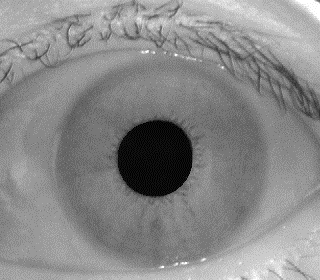
%> input picture iris.tif, 320 x 280 px
$ octave A1.m   (GNU Octave 9; MATLAB toolbox functions it lacks are replaced by stand-ins)
%> lines starting %> are read from the running program, lines starting %| are printed output that depends on the picture
F=imread('iris.tif');
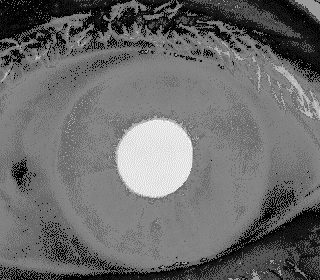
%> F: size 280x320 uint8; min 2, max 244, mean 106.9
[row,col]=size(F);
%> row = 280; col = 320
max=double(F(1,1))+1;
%> max = 107
for i=1:row
    for j=1:col
        k=double(F(i,j))+1;
if max<k
max=k;
end
    end
end
%> after the loop, max = 245

a=30;
b=40;
if b>max
    disp('范围不能大于最大值');
end
c=100;
d=180;
if d>256 %判断d是否超过256
    disp('范围不能超过255');
end
G=zeros(row,col);
for i=1:row
    for j=1:col
      k=double(F(i,j))+1;
        if k<a
    G(i,j)=(c/a)*F(i,j);
        elseif k<b
    G(i,j)=((d-c)/(b-a))*(F(i,j)-a)+c;
        else
    G(i,j)=((255-d)/(max-b))*(F(i,j)-b)+d;
        end
    end
end
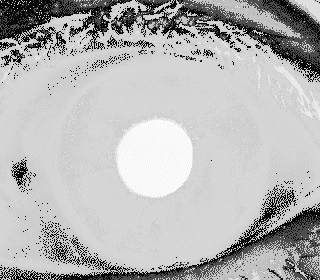
%> G: size 280x320 double; min 7, max 255, mean 180.9
out=uint8(round(G-1));
figure,imshow(F);
title('源图像');
figure,imshow(out);
title('线性变换后');
figure,imhist(F);
title('源图像的直方图');
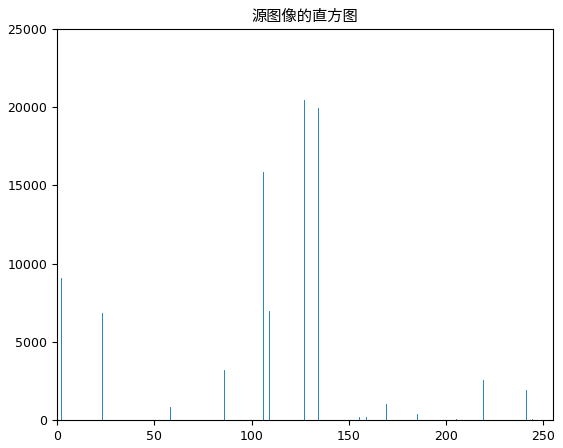
%> figure redrawn from the program's plot data; highest point at x = 127, y = 20454
figure,imhist(out);
title('线性变换后的直方图');
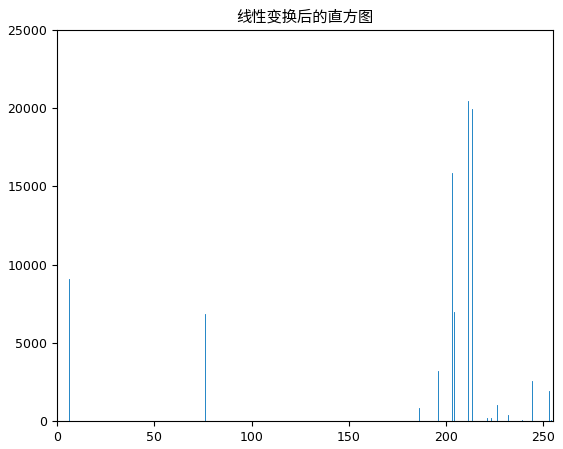
%> figure redrawn from the program's plot data; highest point at x = 211, y = 20454

$ run again, with pout.tif copied over iris.tif
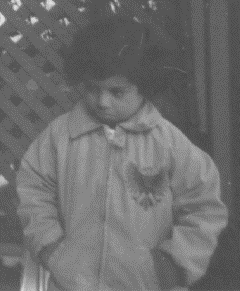
%> input picture pout.tif, 240 x 291 px
%> `F=imread('iris.tif');`:
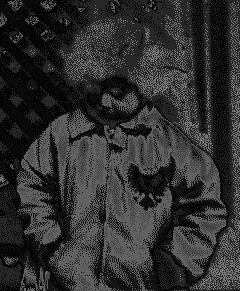
%> F: size 291x240 uint8; min 5, max 120, mean 47.5
%> `max=double(F(1,1))+1;`: max = 6
%> after the loop `for i=1:row`: max = 121
%> `title('线性变换后的直方图');`:
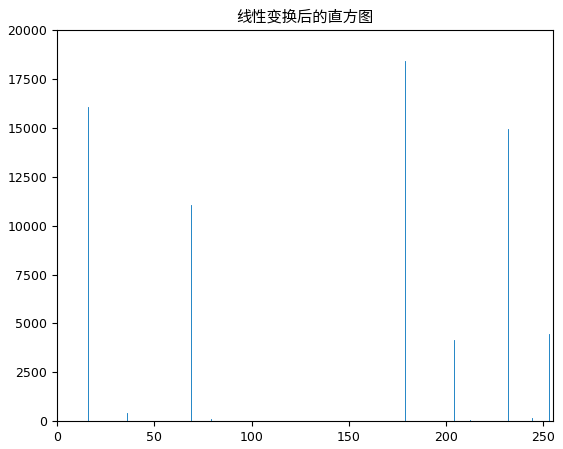
%> figure redrawn from the program's plot data; highest point at x = 179, y = 18411
